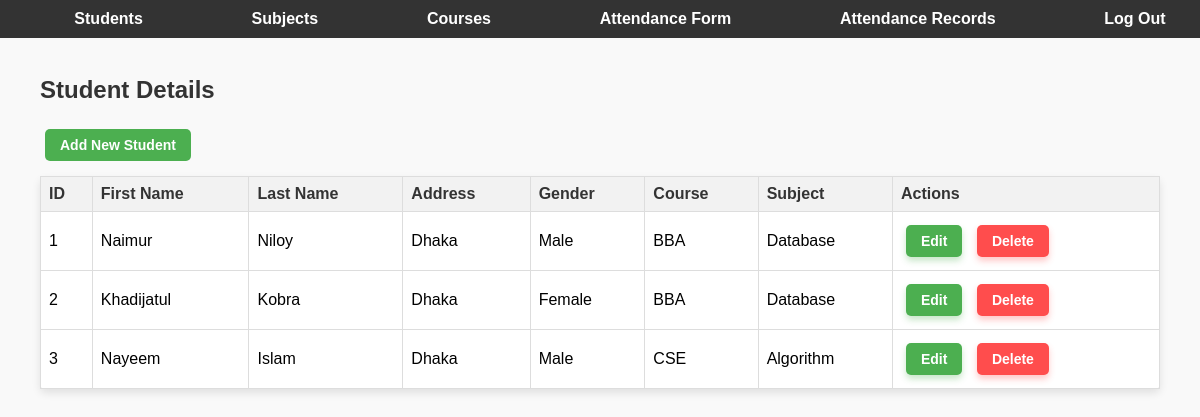
The page /students/ on the database its author committed.
### student_app/models.py (models this page shows, shortened)
class Student(models.Model):
    GENDER_CHOICES = [
        ('Male', 'Male'),
        ('Female', 'Female'),
        ('Other', 'Other'),
    ]
    id = models.IntegerField(primary_key= True)
    first_name = models.CharField(max_length=100)
    last_name = models.CharField(max_length=100)
    address = models.TextField(default="")
    gender = models.CharField(max_length=10, choices=GENDER_CHOICES, default="No Course Assigned")
    course = models.ForeignKey(Course, on_delete=models.SET_NULL, null=True)
    subject = models.ForeignKey(Subject, on_delete=models.SET_NULL, null=True)

class Course(models.Model):
    course_id = models.IntegerField(unique=True)
    course_name = models.CharField(max_length=255)
    def __str__(self):
        return self.course_name

class Subject(models.Model):
    subject_id = models.IntegerField(unique=True)
    name = models.CharField(max_length=100)
    course = models.ForeignKey(Course, on_delete=models.CASCADE)
    def __str__(self):
        return self.name

### student_app/views.py (the view)
# urls.py: path('students/', views.student_list, name='student_list'),
def student_list(request):
    students = Student.objects.all()
    return render(request, 'student.html', {'students': students})

### student_app/templates/student.html (shortened to what this page needs)
{% extends 'base.html' %}
{% block content %}
<div class="content">
    <h1>Student Details</h1>
    <a href="{% url 'add_student' %}" class="btn add-button">Add New Student</a>
    <table>
        <thead>
            <tr>
                <th>ID</th>
                <th>First Name</th>
                <th>Last Name</th>
                <th>Address</th>
                <th>Gender</th>
                <th>Course</th>
                <th>Subject</th>
                <th>Actions</th>
            </tr>
        </thead>
        <tbody>
            {% for student in students %}
            <tr>
                <td>{{ student.id }}</td>
                <td>{{ student.first_name }}</td>
                <td>{{ student.last_name }}</td>
                <td>{{ student.address }}</td>
                <td>{{ student.gender }}</td>
                <td>{{ student.course }}</td>
                <td>{{ student.subject }}</td>
                <td>
                    <a href="{% url 'edit_student' student.id %}" class="btn edit-btn">Edit</a>
                    <a href="{% url 'delete_student' student.id %}" class="btn delete-btn">Delete</a>
                </td>
            </tr>
            {% empty %}
            <tr>
                <td colspan="8">No student details available.</td>
            </tr>
            {% endfor %}
        </tbody>
    </table>
</div>
{% endblock %}

### student_app/templates/base.html (shortened to what this page needs)
<!DOCTYPE html>
<html lang="en">
<head>
    {% load static %}
    <link rel="stylesheet" href="{% static 'css/base.css' %}">
</head>
<body>
    <nav>
        <ul>
            <li><a href="{% url 'student_list' %}">Students</a></li>
            <li><a href="{% url 'subject_list' %}">Subjects</a></li>
            <li><a href="{% url 'course_list' %}">Courses</a></li>
            <li><a href="{% url 'attendance_form' %}">Attendance Form</a></li>
            <li><a href="{% url 'attendance_records' %}">Attendance Records</a></li>
            <li><a href="{% url 'login' %}">Log Out</a></li>
        </ul>
    </nav>
    <div class="content">
        {% block content %}{% endblock %}
    </div>
</body>
</html>

### student_app/static/css/base.css (style rules this page uses)
body { font-family: Arial, sans-serif; margin: 0; padding: 0; background-color: #f9f9f9; }
nav { background-color: #333; padding: 10px 20px; position: fixed; top: 0; left: 0; width: 100%; z-index: 1000; }
nav ul { list-style-type: none; margin: 0; padding: 0; display: flex; justify-content: space-around; }
nav ul li { display: inline; }
nav ul li a { color: white; text-decoration: none; padding: 10px 15px; font-size: 16px; font-weight: bold; border-radius: 5px; transition: background-color 0.3s ease, transform 0.3s ease; }
.content { margin-top: 10px; padding: 20px; }
h1 { font-size: 24px; color: #333; margin-bottom: 20px; }
.add-button { padding: 10px 15px; background-color: #4CAF50; color: white; border: none; border-radius: 5px; cursor: pointer; font-size: 16px; margin-bottom: 20px; display: inline-block; text-align: center; }
table { width: 100%; border-collapse: collapse; margin-top: 10px; background-color: white; border-radius: 5px; box-shadow: 0 4px 8px rgba(0, 0, 0, 0.1); }
th, td { border: 1px solid #ddd; padding: 8px; text-align: left; }
th { background-color: #f2f2f2; font-weight: bold; color: #333; }
.btn { padding: 8px 15px; border: none; border-radius: 5px; text-decoration: none; font-size: 14px; font-weight: bold; cursor: pointer; transition: background-color 0.3s ease, transform 0.3s ease; display: inline-block; margin: 5px; }
.delete-btn { background-color: #ff4d4d; color: white; box-shadow: 0 4px 6px rgba(255, 77, 77, 0.3); }
.edit-btn { background-color: #4CAF50; color: white; box-shadow: 0 4px 6px rgba(76, 175, 80, 0.3); }

### rows shown on the page
Student: id "1", first_name "Naimur", last_name "Niloy", address "Dhaka", gender "Male", course "BBA", subject "Database"
Student: id "2", first_name "Khadijatul", last_name "Kobra", address "Dhaka", gender "Female", course "BBA", subject "Database"
Student: id "3", first_name "Nayeem", last_name "Islam", address "Dhaka", gender "Male", course "CSE", subject "Algorithm"
